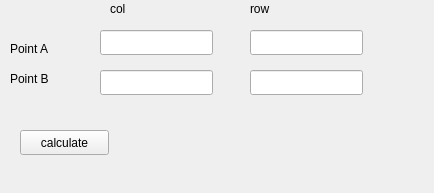
<?xml version="1.0" encoding="UTF-8"?>
<ui version="4.0">
 <class>tot_avg_window</class>
 <widget class="QWidget" name="tot_avg_window">
  <property name="geometry">
   <rect>
    <x>0</x>
    <y>0</y>
    <width>434</width>
    <height>193</height>
   </rect>
  </property>
  <property name="windowTitle">
   <string>Form</string>
  </property>
  <widget class="QLabel" name="label">
   <property name="geometry">
    <rect>
     <x>10</x>
     <y>40</y>
     <width>67</width>
     <height>17</height>
    </rect>
   </property>
   <property name="text">
    <string>Point A</string>
   </property>
  </widget>
  <widget class="QLabel" name="label_2">
   <property name="geometry">
    <rect>
     <x>10</x>
     <y>70</y>
     <width>67</width>
     <height>17</height>
    </rect>
   </property>
   <property name="text">
    <string>Point B</string>
   </property>
  </widget>
  <widget class="QLineEdit" name="lineEdit">
   <property name="geometry">
    <rect>
     <x>100</x>
     <y>30</y>
     <width>113</width>
     <height>25</height>
    </rect>
   </property>
  </widget>
  <widget class="QLineEdit" name="lineEdit_2">
   <property name="geometry">
    <rect>
     <x>250</x>
     <y>30</y>
     <width>113</width>
     <height>25</height>
    </rect>
   </property>
  </widget>
  <widget class="QLineEdit" name="lineEdit_3">
   <property name="geometry">
    <rect>
     <x>100</x>
     <y>70</y>
     <width>113</width>
     <height>25</height>
    </rect>
   </property>
  </widget>
  <widget class="QLineEdit" name="lineEdit_4">
   <property name="geometry">
    <rect>
     <x>250</x>
     <y>70</y>
     <width>113</width>
     <height>25</height>
    </rect>
   </property>
  </widget>
  <widget class="QLabel" name="label_3">
   <property name="geometry">
    <rect>
     <x>110</x>
     <y>0</y>
     <width>67</width>
     <height>17</height>
    </rect>
   </property>
   <property name="text">
    <string>col</string>
   </property>
  </widget>
  <widget class="QLabel" name="label_4">
   <property name="geometry">
    <rect>
     <x>250</x>
     <y>0</y>
     <width>67</width>
     <height>17</height>
    </rect>
   </property>
   <property name="text">
    <string>row</string>
   </property>
  </widget>
  <widget class="QPushButton" name="pushButton">
   <property name="geometry">
    <rect>
     <x>20</x>
     <y>130</y>
     <width>89</width>
     <height>25</height>
    </rect>
   </property>
   <property name="text">
    <string>calculate</string>
   </property>
  </widget>
  <widget class="QLabel" name="label_5">
   <property name="geometry">
    <rect>
     <x>200</x>
     <y>130</y>
     <width>67</width>
     <height>17</height>
    </rect>
   </property>
   <property name="text">
    <string/>
   </property>
  </widget>
 </widget>
 <resources/>
 <connections/>
</ui>
